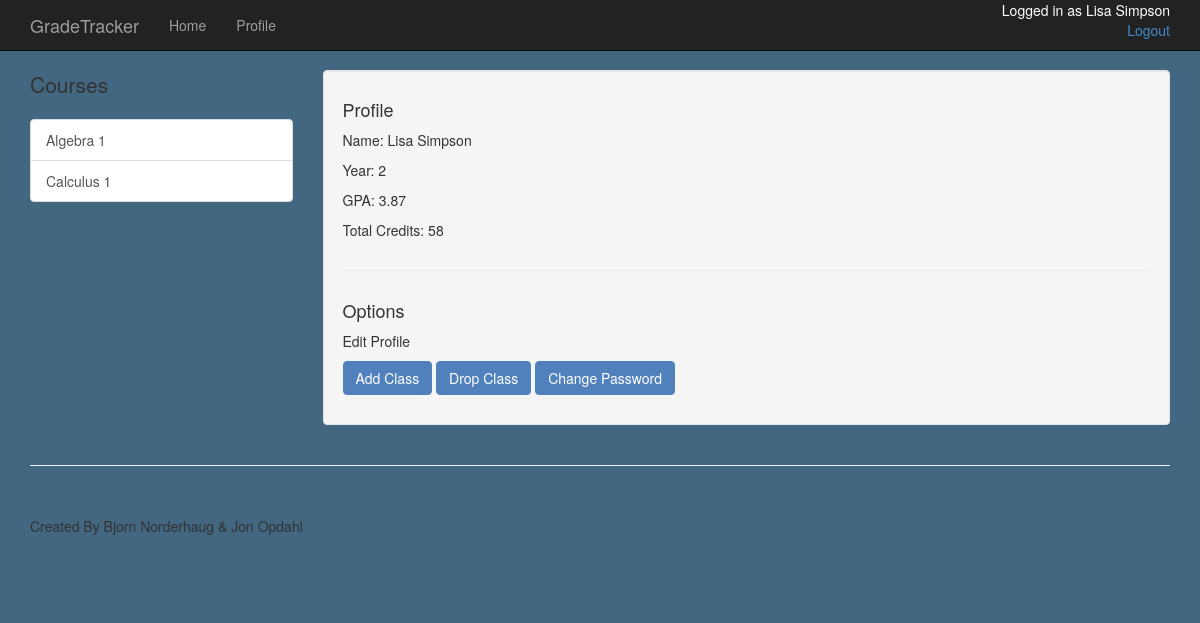
The app's page /student/simpli01/profile (signed in), older data.
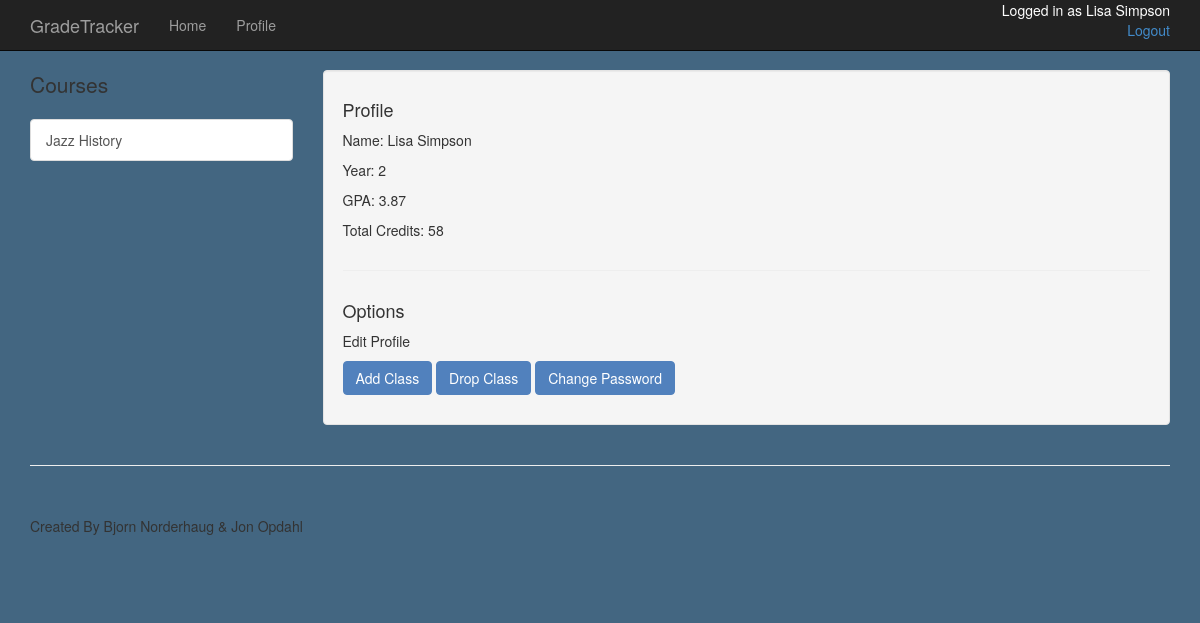
The same page, newer data.
### app/models.py (models this page shows, shortened)
class Classroom(db.Model):
	__tablename__ = 'classroom'
	student_id = db.Column(db.String(8), db.ForeignKey('student.id'), primary_key=True)
	course_name = db.Column(db.String(80), db.ForeignKey('course.name'), primary_key=True)
	overall_grade = db.Column(db.String(1))
	possible = db.Column(db.Integer, default=0)
	grade = db.Column(db.Float, default=0)
	total_points = db.Column(db.Integer, default=0)
	course = db.relationship("Course", backref="stud_ass")
	assignments = db.relationship("Assignment", backref='for_class')

### app/views.py (the view)
@app.route('/student/<id>/profile')
@login_required
def show_stud_prof(id):
	user = Student.query.filter_by(id=id).first()
	return render_template('stud_profile.html', user=user)

### app/models.py (called while the page is built)
	def __repr__(self):
		return (self.first_name + ' ' + self.last_name)

### app/views.py (called while the page is built)
@login_manager.user_loader
def load_user(id):
	user=Student.query.get(str(id))
	if user is None:
		user=Admin.query.get(str(id))
	return user

### app/templates/stud_profile.html
{% extends "new.html" %}
{% block content %}
    <div class="container">
        <div class="row">
            <div class="col-md-3">
                <p class="lead"> Courses </p>
                <div class="list-group">
                	{% for course in user.classes %}
                    <a href="/student/{{user.id}}/{{course.course_name}}" class="list-group-item">{{ course.course_name}}</a>
                    {% endfor %}
                </div>
            </div>
            <div class="col-md-9">
                <div class="well">
                    <div class="row">
                        <div class="col-md-12">
                        	<h4> Profile </h4>
                            <p> Name: {{user}} </p>
                            <p> Year: {{user.year}}</p>
                            <p> GPA: {{user.GPA}}</p>
                            <p> Total Credits: {{user.total_credits}}</p>
                        </div>
                    </div>
                    <hr>
                    <div class="row">
                        <div class="col-md-12">
                        	<h4> Options </h4>
                            <p> Edit Profile </p>
                            <p><a href="/register" class="btn btn-success"> Add Class </a>
                            <a href="/drop" class="btn btn-success"> Drop Class </a>
                            <a href="/changepassword" class="btn btn-success"> Change Password </a></p>
                        </div>
                    </div>
                </div>
            </div>
        </div>
    </div>
{% endblock %}

Row changes from the older to the newer data that the page shows:
removed Classroom: course_name "Algebra 1"
removed Classroom: course_name "Calculus 1"
added Classroom: course_name "Jazz History"
